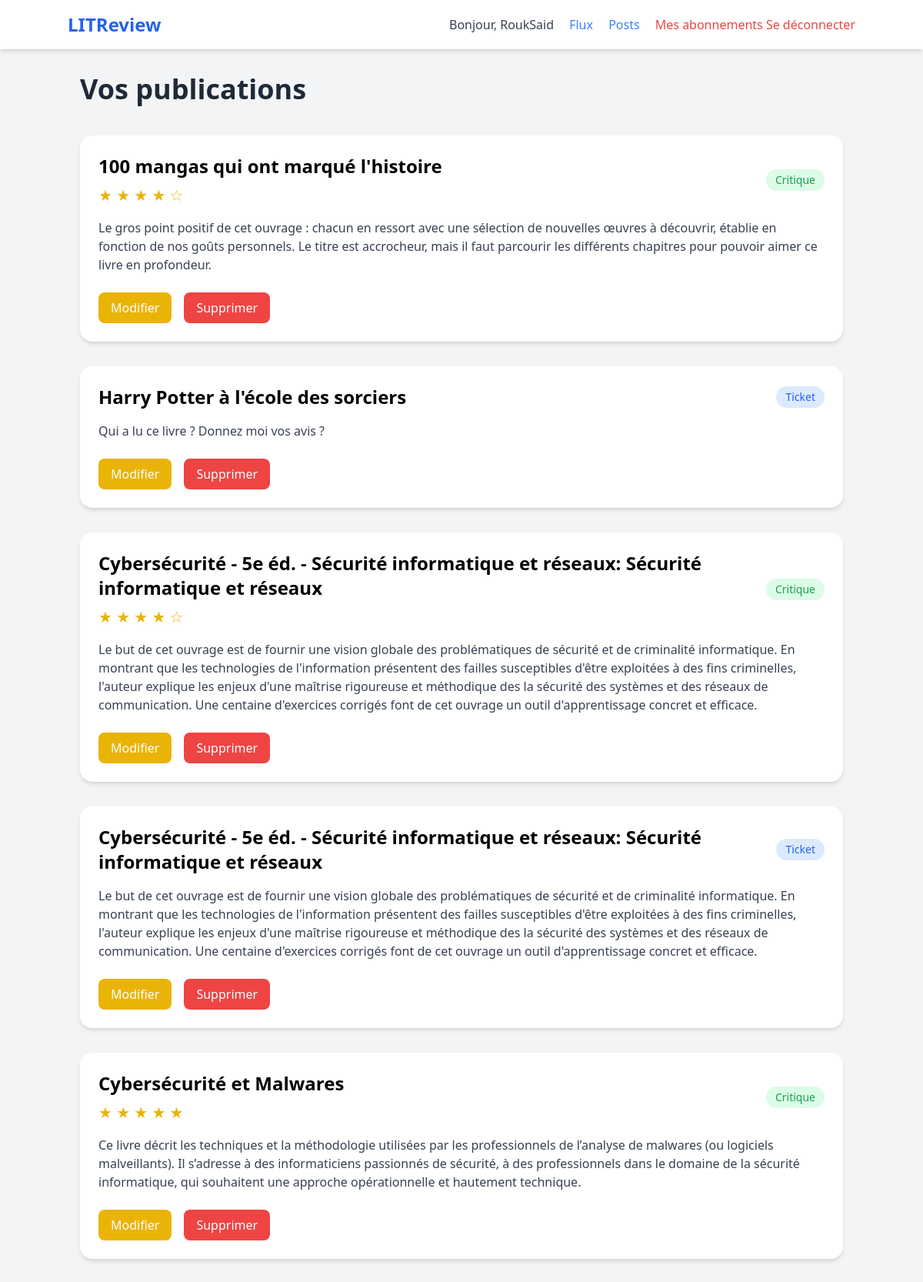
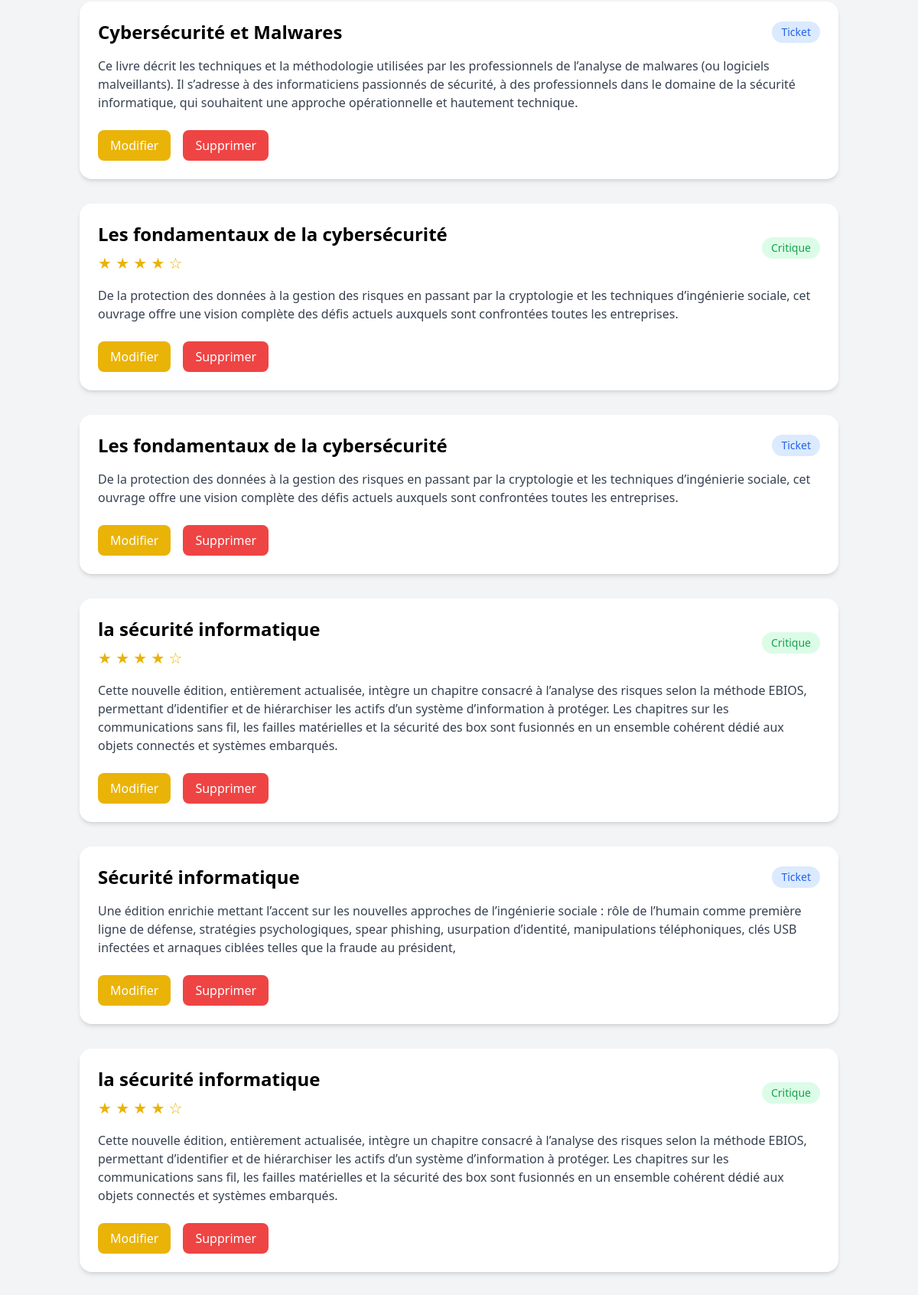
/posts/ (signed in, upper part), run on the app's committed database (2 pictures, top to bottom).
### litreview/AppCritique/models.py (models this page shows, shortened)
class CustomUser(AbstractUser):
    pass

class Review(models.Model):
    ticket = models.ForeignKey(
        to=Ticket,
        on_delete=models.CASCADE
    )
    rating = models.PositiveSmallIntegerField(
        validators=[
            MinValueValidator(0),
            MaxValueValidator(5)
        ]
    )
    headline = models.CharField(max_length=128)
    body = models.TextField(
        max_length=8192,
        blank=True
    )
    user = models.ForeignKey(
        to=settings.AUTH_USER_MODEL,
        on_delete=models.CASCADE
    )
    time_created = models.DateTimeField(
        auto_now_add=True
    )

class Ticket(models.Model):
    title = models.CharField(max_length=128)
    description = models.TextField(
        max_length=2048,
        blank=True
    )
    image = models.ImageField(
        null=True,
        blank=True,
        upload_to='tickets/'
    )
    user = models.ForeignKey(
        to=settings.AUTH_USER_MODEL,
        on_delete=models.CASCADE
    )
    time_created = models.DateTimeField(
        auto_now_add=True
    )

### litreview/AppCritique/views.py (the view)
# urls.py: path('posts/', posts, name='posts'),
@login_required
def posts(request):
    tickets = Ticket.objects.filter(
        user=request.user
    )
    reviews = Review.objects.filter(
        user=request.user
    )
    tickets = tickets.annotate(
        content_type=Value(
            'TICKET',
            CharField()
        )
    )
    reviews = reviews.annotate(
        content_type=Value(
            'REVIEW',
            CharField()
        )
    )
    posts = sorted(
        chain(tickets, reviews),
        key=lambda post: post.time_created,
        reverse=True
    )
    return render(
        request,
        'AppCritique/posts.html',
        {'posts': posts}
    )

### litreview/AppCritique/templates/AppCritique/posts.html
{% extends 'AppCritique/base.html' %}
{% block content %}
<h1 class="text-4xl font-bold text-gray-800 mb-10">
    Vos publications
</h1>
{% for post in posts %}
<div class="bg-white rounded-2xl shadow-md p-6 mb-8">
    {% if post.content_type == 'TICKET' %}
        <div class="flex justify-between items-center mb-4">
            <h2 class="text-2xl font-bold">
                {{ post.title }}
            </h2>
            <span class="bg-blue-100 text-blue-600 px-3 py-1 rounded-full text-sm">
                Ticket
            </span>
        </div>
        <p class="text-gray-700 mb-6">
            {{ post.description }}
        </p>
        <div class="flex gap-4">
            <a
                href="{% url 'update_ticket' post.id %}"
                class="bg-yellow-500 hover:bg-yellow-600 text-white px-4 py-2 rounded-lg transition"
            >
                Modifier
            </a>
            <a
                href="{% url 'delete_ticket' post.id %}"
                class="bg-red-500 hover:bg-red-600 text-white px-4 py-2 rounded-lg transition"
            >
                Supprimer
            </a>
        </div>
    {% elif post.content_type == 'REVIEW' %}
        <div class="flex justify-between items-center mb-4">
            <div>
                <h2 class="text-2xl font-bold">
                    {{ post.headline }}
                </h2>
                <div class="text-yellow-500 text-xl mt-2">
                    {% for i in "12345" %}
                        {% if forloop.counter <= post.rating %}
                            ★
                        {% else %}
                            ☆
                        {% endif %}
                    {% endfor %}
                </div>
            </div>
            <span class="bg-green-100 text-green-600 px-3 py-1 rounded-full text-sm">
                Critique
            </span>
        </div>
        <p class="text-gray-700 mb-6">
            {{ post.body }}
        </p>
        <div class="flex gap-4">
            <a
                href="{% url 'update_review' post.id %}"
                class="bg-yellow-500 hover:bg-yellow-600 text-white px-4 py-2 rounded-lg transition"
            >
                Modifier
            </a>
            <a
                href="{% url 'delete_review' post.id %}"
                class="bg-red-500 hover:bg-red-600 text-white px-4 py-2 rounded-lg transition"
            >
                Supprimer
            </a>
        </div>
    {% endif %}
</div>
{% empty %}
<div class="bg-white rounded-2xl shadow-md p-8 text-center">
    <p class="text-gray-500 text-lg">
        Vous n'avez encore publié aucun contenu.
    </p>
</div>
{% endfor %}
{% endblock %}

### litreview/AppCritique/templates/AppCritique/base.html (shortened to what this page needs)
<!DOCTYPE html>
<html lang="fr">
<head>
    <script src="https://cdn.tailwindcss.com"></script>
    {% load static %}
    <link rel="stylesheet" href="{% static 'AppCritique/css/base.css' %}">
</head>
<body class="bg-gray-100 font-sans leading-normal tracking-normal">
    <nav class="bg-white p-4 shadow-md mb-8">
        <div class="container mx-auto flex justify-between items-center">
            <a href="/" class="text-2xl font-bold text-blue-600">LITReview</a>
            <div>
                {% if user.is_authenticated %}
                    <span class="mr-4 text-gray-700 font-medium">Bonjour, {{ user.username }}</span>
                    <a href="{% url 'feed' %}"class="mr-4 text-blue-500 hover:underline">Flux</a>
                    <a href="{% url 'posts' %}"class="mr-4 text-blue-500 hover:underline">Posts</a>
                    <a href="{% url 'subscriptions' %}" class="text-red-500 hover:underline">Mes abonnements</a>
                    <a href="{% url 'logout' %}" class="text-red-500 hover:underline">Se déconnecter</a>
                {% else %}
                    <a href="{% url 'login' %}" class="mr-4 text-blue-500 hover:underline">Connexion</a>
                    <a href="{% url 'signup' %}" class="bg-blue-500 text-white px-4 py-2 rounded">S'inscrire</a>
                {% endif %}
            </div>
        </div>
    </nav>
   <main class="container mx-auto px-4">
    {% block content %}
    {% endblock %}
</main>
</body>
</html>

### data on the page
CustomUser: username "RoukSaid"
Review: headline "100 mangas qui ont marqué l'histoire", rating 4 (drawn), body "Le gros point positif de cet ouvrage : chacun en ressort avec une sélection de nouvelles œuvres à découvrir, établie en fonction de nos goûts personnels. Le titre est accrocheur, mais il faut parcourir les différents chapitres pour pouvoir aimer ce livre en profondeur."
Ticket: title "Harry Potter à l'école des sorciers", description "Qui a lu ce livre ? Donnez moi vos avis ?"
Review: headline "Cybersécurité - 5e éd. - Sécurité informatique et réseaux: Sécurité informatique et réseaux", rating 4 (drawn), body "Le but de cet ouvrage est de fournir une vision globale des problématiques de sécurité et de criminalité informatique. En montrant que les technologies de l'information présentent des failles susceptibles d'être exploitées à des fins criminelles, l'auteur explique les enjeux d'une maîtrise rigoureuse et méthodique des la sécurité des systèmes et des réseaux de communication. Une centaine d'exercices corrigés font de cet ouvrage un outil d'apprentissage concret et efficace."
Ticket: title "Cybersécurité - 5e éd. - Sécurité informatique et réseaux: Sécurité informatique et réseaux", description "Le but de cet ouvrage est de fournir une vision globale des problématiques de sécurité et de criminalité informatique. En montrant que les technologies de l'information présentent des failles susceptibles d'être exploitées à des fins criminelles, l'auteur explique les enjeux d'une maîtrise rigoureuse et méthodique des la sécurité des systèmes et des réseaux de communication. Une centaine d'exercices corrigés font de cet ouvrage un outil d'apprentissage concret et efficace."
Review: headline "Cybersécurité et Malwares", rating 5 (drawn), body "Ce livre décrit les techniques et la méthodologie utilisées par les pro­fessionnels de l’analyse de malwares (ou logiciels malveillants). Il s’adresse à des informaticiens passionnés de sécurité, à des profession­nels dans le domaine de la sécurité informatique, qui souhaitent une approche opérationnelle et hautement technique."
Ticket: title "Cybersécurité et Malwares", description "Ce livre décrit les techniques et la méthodologie utilisées par les pro­fessionnels de l’analyse de malwares (ou logiciels malveillants). Il s’adresse à des informaticiens passionnés de sécurité, à des profession­nels dans le domaine de la sécurité informatique, qui souhaitent une approche opérationnelle et hautement technique."
Review: headline "Les fondamentaux de la cybersécurité", rating 4 (drawn), body "De la protection des données à la gestion des risques en passant par la cryptologie et les techniques d’ingénierie sociale, cet ouvrage offre une vision complète des défis actuels auxquels sont confrontées toutes les entreprises."
Ticket: title "Les fondamentaux de la cybersécurité", description "De la protection des données à la gestion des risques en passant par la cryptologie et les techniques d’ingénierie sociale, cet ouvrage offre une vision complète des défis actuels auxquels sont confrontées toutes les entreprises."
Review: headline "la sécurité informatique", rating 4 (drawn), body "Cette nouvelle édition, entièrement actualisée, intègre un chapitre consacré à l’analyse des risques selon la méthode EBIOS, permettant d’identifier et de hiérarchiser les actifs d’un système d’information à protéger. Les chapitres sur les communications sans fil, les failles matérielles et la sécurité des box sont fusionnés en un ensemble cohérent dédié aux objets connectés et systèmes embarqués."
Ticket: title "Sécurité informatique", description "Une édition enrichie mettant l’accent sur les nouvelles approches de l’ingénierie sociale : rôle de l’humain comme première ligne de défense, stratégies psychologiques, spear phishing, usurpation d’identité, manipulations téléphoniques, clés USB infectées et arnaques ciblées telles que la fraude au président,"
Review: headline "la sécurité informatique", rating 4 (drawn), body "Cette nouvelle édition, entièrement actualisée, intègre un chapitre consacré à l’analyse des risques selon la méthode EBIOS, permettant d’identifier et de hiérarchiser les actifs d’un système d’information à protéger. Les chapitres sur les communications sans fil, les failles matérielles et la sécurité des box sont fusionnés en un ensemble cohérent dédié aux objets connectés et systèmes embarqués."
